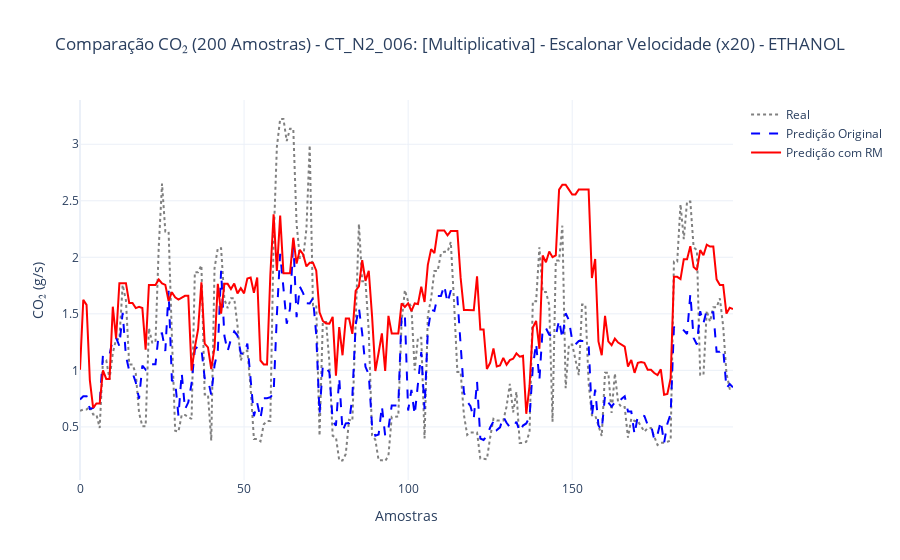
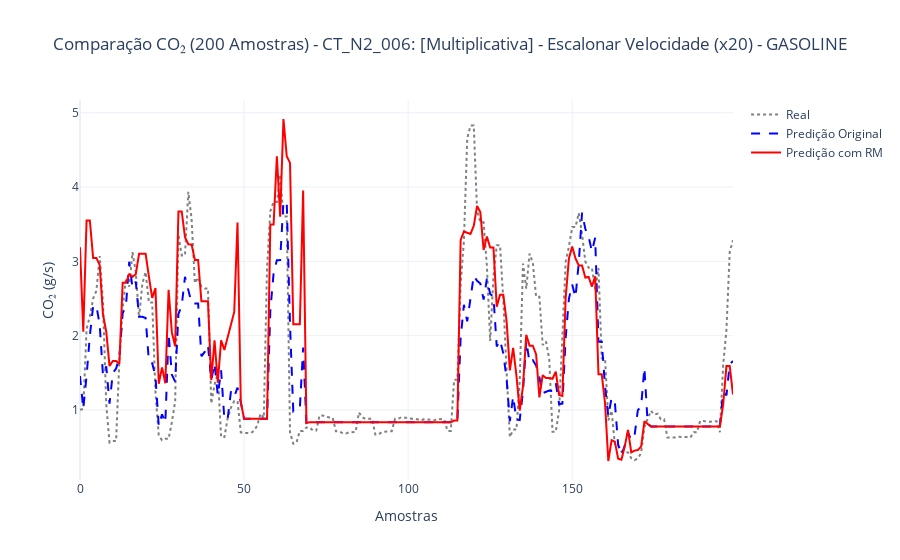
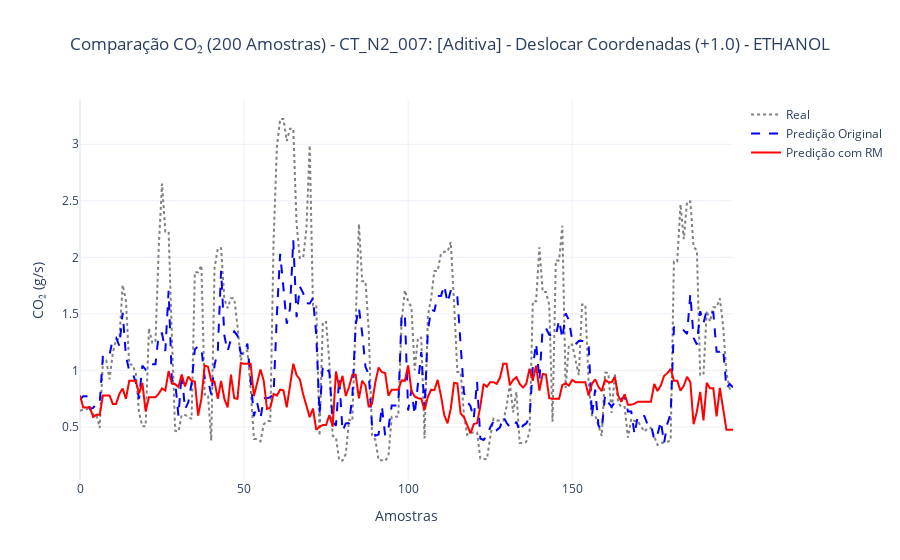
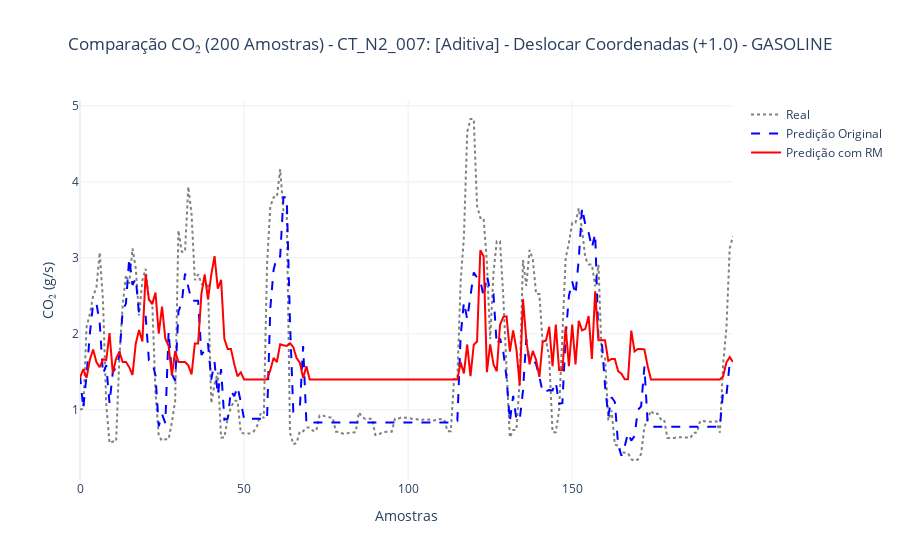

Source (notebook cell) for these figures, in order:
### Code cell
# ==============================================================================
# NOTEBOOK DE TESTES METAMÓRFICOS - NÍVEL 2: ANÁLISE DE COERÊNCIA CAUSAL
# ==============================================================================
# Objetivo: Avaliar se o sistema produz respostas logicamente consistentes a
# transformações de entrada que possuem um significado físico ou de negócio,
# aproveitando o conhecimento conceitual sobre as variáveis.
# ------------------------------------------------------------------------------

# 📦 Imports
import pandas as pd
import numpy as np
import joblib
import plotly.graph_objects as go
from sklearn.metrics import mean_squared_error
from pathlib import Path
from IPython.display import display

# ------------------------------------------------------------------------------
# 📁 ETAPA 1: SETUP DO AMBIENTE DE TESTE
# ------------------------------------------------------------------------------

# Carregar dados de referência
try:
    ethanol_path = Path(r"C:/Users/Paulo Eduardo/Documents/Dissertação/ModelosML/Conect2ai/MDPI2023-pollution/data/[Etanol] Trajeto Casa-Escola-UFRN/trackLog-2023-Feb-13_06-38-49_seg.csv")
    gasoline_path = Path(r"C:/Users/Paulo Eduardo/Documents/Dissertação/ModelosML/Conect2ai/MDPI2023-pollution/data/[Gasolina] Trajeto Casa-Escola-UFRN/trackLog-2022-Dec-01_06-43-57_qui.csv")
    df_ethanol = pd.read_csv(ethanol_path)
    df_gasoline = pd.read_csv(gasoline_path)
    print("Arquivos de dados carregados com sucesso.")
except FileNotFoundError as e:
    print(f"ERRO: Arquivos de dados não encontrados. {e}")
    raise

# Função para preparar os dados
def preparar_dados(df):
    df_copy = df.copy()
    df_copy.columns = df_copy.columns.str.strip()
    col_map = {'Speed (OBD)(km/h)': 'Speed(OBD)(km/h)', 'Latitude ': 'Latitude', 'Longitude ': 'Longitude'}
    df_copy.rename(columns={k: v for k, v in col_map.items() if k in df_copy.columns}, inplace=True)
    if "Speed(OBD)(km/h)" in df_copy.columns:
        speeds = df_copy["Speed(OBD)(km/h)"].fillna(0).values * 1000 / 3600
        df_copy["Acceleration"] = np.diff(speeds, prepend=speeds[0])
    return df_copy

df_ethanol = preparar_dados(df_ethanol)
df_gasoline = preparar_dados(df_gasoline)

# Carregar os modelos
try:
    modelos = {
        "ethanol": {
            "afr": joblib.load(Path(r"C:/Users/Paulo Eduardo/Documents/Dissertação/ModelosML/Conect2ai/MDPI2023-pollution/models/LGBMRegressor_ethanol_afr.pkl")),
            "maf": joblib.load(Path(r"C:/Users/Paulo Eduardo/Documents/Dissertação/ModelosML/Conect2ai/MDPI2023-pollution/models/XGBRegressor_ethanol_maf.pkl"))
        },
        "gasoline": {
            "afr": joblib.load(Path(r"C:/Users/Paulo Eduardo/Documents/Dissertação/ModelosML/Conect2ai/MDPI2023-pollution/models/LGBMRegressor_gasoline_afr.pkl")),
            "maf": joblib.load(Path(r"C:/Users/Paulo Eduardo/Documents/Dissertação/ModelosML/Conect2ai/MDPI2023-pollution/models/XGBRegressor_gasoline_maf.pkl"))
        }
    }
    print("Modelos de IA carregados com sucesso.")
except FileNotFoundError as e:
    print(f"ERRO: Arquivos de modelo não encontrados. {e}")
    raise

# ------------------------------------------------------------------------------
# 🔧 ETAPA 2: DEFINIÇÃO DAS FUNÇÕES DE SUPORTE
# ------------------------------------------------------------------------------

def compute_co2(afr, maf, fuel_type):
    afr = np.array(afr)
    maf = np.array(maf)
    carbon_fraction = {"ethanol": 0.5217, "gasoline": 0.8571}
    c_fraction = carbon_fraction.get(fuel_type)
    fuel_rate = np.divide(maf, afr, out=np.zeros_like(maf, dtype=float), where=afr!=0)
    return fuel_rate * c_fraction * (44.0 / 12.0)

def encontrar_coluna(df, alternativas):
    df.columns = df.columns.str.strip()
    for alt in alternativas:
        if alt in df.columns:
            return df[alt]
    return None

def executar_teste_plotly(df_original, df_modificado, modelo_afr, modelo_maf, fuel, nome_mr, co2_real=None):
    features = ["Latitude", "Longitude", "Speed(OBD)(km/h)", "Acceleration"]
    
    for feature in features:
        if feature not in df_original.columns: df_original[feature] = 0
        if feature not in df_modificado.columns: df_modificado[feature] = 0

    afr_orig = modelo_afr.predict(df_original[features])
    maf_orig = modelo_maf.predict(df_original[features])
    co2_orig = compute_co2(afr_orig, maf_orig, fuel)

    afr_mod = modelo_afr.predict(df_modificado[features])
    maf_mod = modelo_maf.predict(df_modificado[features])
    co2_mod = compute_co2(afr_mod, maf_mod, fuel)
    
    diff = np.abs(co2_orig - co2_mod)
    media, maxima, rmse, std = diff.mean(), diff.max(), mean_squared_error(co2_orig, co2_mod, squared=False), diff.std()

    print(f"\n{'='*80}\n🔁 {nome_mr} ({fuel.upper()})\n{'-'*80}")
    print(f"Diferença Média: {media:.4f} | Diferença Máxima: {maxima:.4f} | RMSE: {rmse:.4f} | Desvio Padrão (Std): {std:.4f}")
    
    tabela = pd.concat([
        df_original[features].iloc[:10].add_suffix("_Orig"),
        pd.DataFrame({" ": ["→"] * 10}),
        df_modificado[features].iloc[:10].add_suffix("_Mod"),
        pd.DataFrame({" ": [" "] * 10}),
        pd.DataFrame({
            "CO₂_Real": co2_real[:10] if co2_real is not None else "N/A",
            "CO₂_Pred_Orig": co2_orig[:10],
            "CO₂_Pred_Mod": co2_mod[:10]
        })
    ], axis=1).fillna("N/A")
    display(tabela.style.set_caption(f"Comparação dos dados - {nome_mr} ({fuel.upper()})"))

    fig = go.Figure()
    if co2_real is not None:
        fig.add_trace(go.Scatter(y=co2_real[:200], mode='lines', name='Real', line=dict(dash='dot', color='gray')))
    fig.add_trace(go.Scatter(y=co2_orig[:200], mode='lines', name='Predição Original', line=dict(dash='dash', color='blue')))
    fig.add_trace(go.Scatter(y=co2_mod[:200], mode='lines', name='Predição com RM', line=dict(color='red')))
    fig.update_layout(
        title=dict(text=f"Comparação CO₂ (200 Amostras) - {nome_mr} - {fuel.upper()}", x=0.5),
        xaxis_title="Amostras", yaxis_title="CO₂ (g/s)", template="plotly_white"
    )
    fig.show()

# ------------------------------------------------------------------------------
# 🔁 ETAPA 3: DEFINIÇÃO DOS CASOS DE TESTE METAMÓRFICOS - NÍVEL 2
# ------------------------------------------------------------------------------

testes_metamorficos_n2 = {
    # Teste ID: CT_N2_006
    "CT_N2_006: [Multiplicativa] - Escalonar Velocidade (x20)": lambda df: df.copy().assign(
        **{'Speed(OBD)(km/h)': df['Speed(OBD)(km/h)'] * 20}
    ),
    
    # Teste ID: CT_N2_007
    "CT_N2_007: [Aditiva] - Deslocar Coordenadas (+1.0)": lambda df: df.copy().assign(
        Latitude = df['Latitude'] + 1.0,
        Longitude = df['Longitude'] + 1.0
    ),
    
    # Teste ID: CT_N2_008
    "CT_N2_008: [Inversiva] - Inverter Aceleração": lambda df: df.copy().assign(
        Acceleration = df['Acceleration'] * -1
    ),
}

# ------------------------------------------------------------------------------
# 🧲 ETAPA 4: EXECUÇÃO DOS TESTES DE NÍVEL 2
# ------------------------------------------------------------------------------

print("="*80)
print("INICIANDO EXECUÇÃO DOS TESTES DE NÍVEL 2")
print("="*80)

# Pré-cálculo dos valores reais para plotagem
afr_real_etanol = encontrar_coluna(df_ethanol, ["AirFuelRatio(Commanded)(:1)", "Air Fuel Ratio(Commanded)(:1)"])
maf_real_etanol = encontrar_coluna(df_ethanol, ["MassAirFlowRate(g/s)", "Mass Air Flow Rate(g/s)"])
co2_real_etanol = compute_co2(afr_real_etanol.values, maf_real_etanol.values, "ethanol") if afr_real_etanol is not None and maf_real_etanol is not None else None

afr_real_gasoline = encontrar_coluna(df_gasoline, ["AirFuelRatio(Commanded)(:1)", "Air Fuel Ratio(Commanded)(:1)"])
maf_real_gasoline = encontrar_coluna(df_gasoline, ["MassAirFlowRate(g/s)", "Mass Air Flow Rate(g/s)"])
co2_real_gasoline = compute_co2(afr_real_gasoline.values, maf_real_gasoline.values, "gasoline") if afr_real_gasoline is not None and maf_real_gasoline is not None else None

valores_reais = {"ethanol": co2_real_etanol, "gasoline": co2_real_gasoline}

for nome_mr, transformacao in testes_metamorficos_n2.items():
    for combustivel, df_original in [("ethanol", df_ethanol), ("gasoline", df_gasoline)]:
        df_modificado = transformacao(df_original.copy())
        executar_teste_plotly(
            df_original=df_original,
            df_modificado=df_modificado,
            modelo_afr=modelos[combustivel]["afr"],
            modelo_maf=modelos[combustivel]["maf"],
            fuel=combustivel,
            nome_mr=nome_mr,
            co2_real=valores_reais[combustivel]
        )

### Figure 1 — Plotly figure (JSON) as saved in the notebook; plotly's stock layout.template omitted (floating-point values rounded to 4 significant figures; data arrays with more than 128 entries replaced by an {"elided": "..."} marker saying what was removed)
{"data": [{"line": {"color": "gray", "dash": "dot"}, "mode": "lines", "name": "Real", "type": "scatter", "y": {"elided": "200 float values"}}, {"line": {"color": "blue", "dash": "dash"}, "mode": "lines", "name": "Predição Original", "type": "scatter", "y": {"elided": "200 float values"}}, {"line": {"color": "red"}, "mode": "lines", "name": "Predição com RM", "type": "scatter", "y": {"elided": "200 float values"}}], "layout": {"title": {"text": "Comparação CO₂ (200 Amostras) - CT_N2_006: [Multiplicativa] - Escalonar Velocidade (x20) - ETHANOL", "x": 0.5}, "xaxis": {"title": {"text": "Amostras"}}, "yaxis": {"title": {"text": "CO₂ (g/s)"}}}}

### Figure 2 — Plotly figure (JSON) as saved in the notebook; plotly's stock layout.template omitted (floating-point values rounded to 4 significant figures; data arrays with more than 128 entries replaced by an {"elided": "..."} marker saying what was removed)
{"data": [{"line": {"color": "gray", "dash": "dot"}, "mode": "lines", "name": "Real", "type": "scatter", "y": {"elided": "200 float values"}}, {"line": {"color": "blue", "dash": "dash"}, "mode": "lines", "name": "Predição Original", "type": "scatter", "y": {"elided": "200 float values"}}, {"line": {"color": "red"}, "mode": "lines", "name": "Predição com RM", "type": "scatter", "y": {"elided": "200 float values"}}], "layout": {"title": {"text": "Comparação CO₂ (200 Amostras) - CT_N2_006: [Multiplicativa] - Escalonar Velocidade (x20) - GASOLINE", "x": 0.5}, "xaxis": {"title": {"text": "Amostras"}}, "yaxis": {"title": {"text": "CO₂ (g/s)"}}}}

### Figure 3 — Plotly figure (JSON) as saved in the notebook; plotly's stock layout.template omitted (floating-point values rounded to 4 significant figures; data arrays with more than 128 entries replaced by an {"elided": "..."} marker saying what was removed)
{"data": [{"line": {"color": "gray", "dash": "dot"}, "mode": "lines", "name": "Real", "type": "scatter", "y": {"elided": "200 float values"}}, {"line": {"color": "blue", "dash": "dash"}, "mode": "lines", "name": "Predição Original", "type": "scatter", "y": {"elided": "200 float values"}}, {"line": {"color": "red"}, "mode": "lines", "name": "Predição com RM", "type": "scatter", "y": {"elided": "200 float values"}}], "layout": {"title": {"text": "Comparação CO₂ (200 Amostras) - CT_N2_007: [Aditiva] - Deslocar Coordenadas (+1.0) - ETHANOL", "x": 0.5}, "xaxis": {"title": {"text": "Amostras"}}, "yaxis": {"title": {"text": "CO₂ (g/s)"}}}}

### Figure 4 — Plotly figure (JSON) as saved in the notebook; plotly's stock layout.template omitted (floating-point values rounded to 4 significant figures; data arrays with more than 128 entries replaced by an {"elided": "..."} marker saying what was removed)
{"data": [{"line": {"color": "gray", "dash": "dot"}, "mode": "lines", "name": "Real", "type": "scatter", "y": {"elided": "200 float values"}}, {"line": {"color": "blue", "dash": "dash"}, "mode": "lines", "name": "Predição Original", "type": "scatter", "y": {"elided": "200 float values"}}, {"line": {"color": "red"}, "mode": "lines", "name": "Predição com RM", "type": "scatter", "y": {"elided": "200 float values"}}], "layout": {"title": {"text": "Comparação CO₂ (200 Amostras) - CT_N2_007: [Aditiva] - Deslocar Coordenadas (+1.0) - GASOLINE", "x": 0.5}, "xaxis": {"title": {"text": "Amostras"}}, "yaxis": {"title": {"text": "CO₂ (g/s)"}}}}
